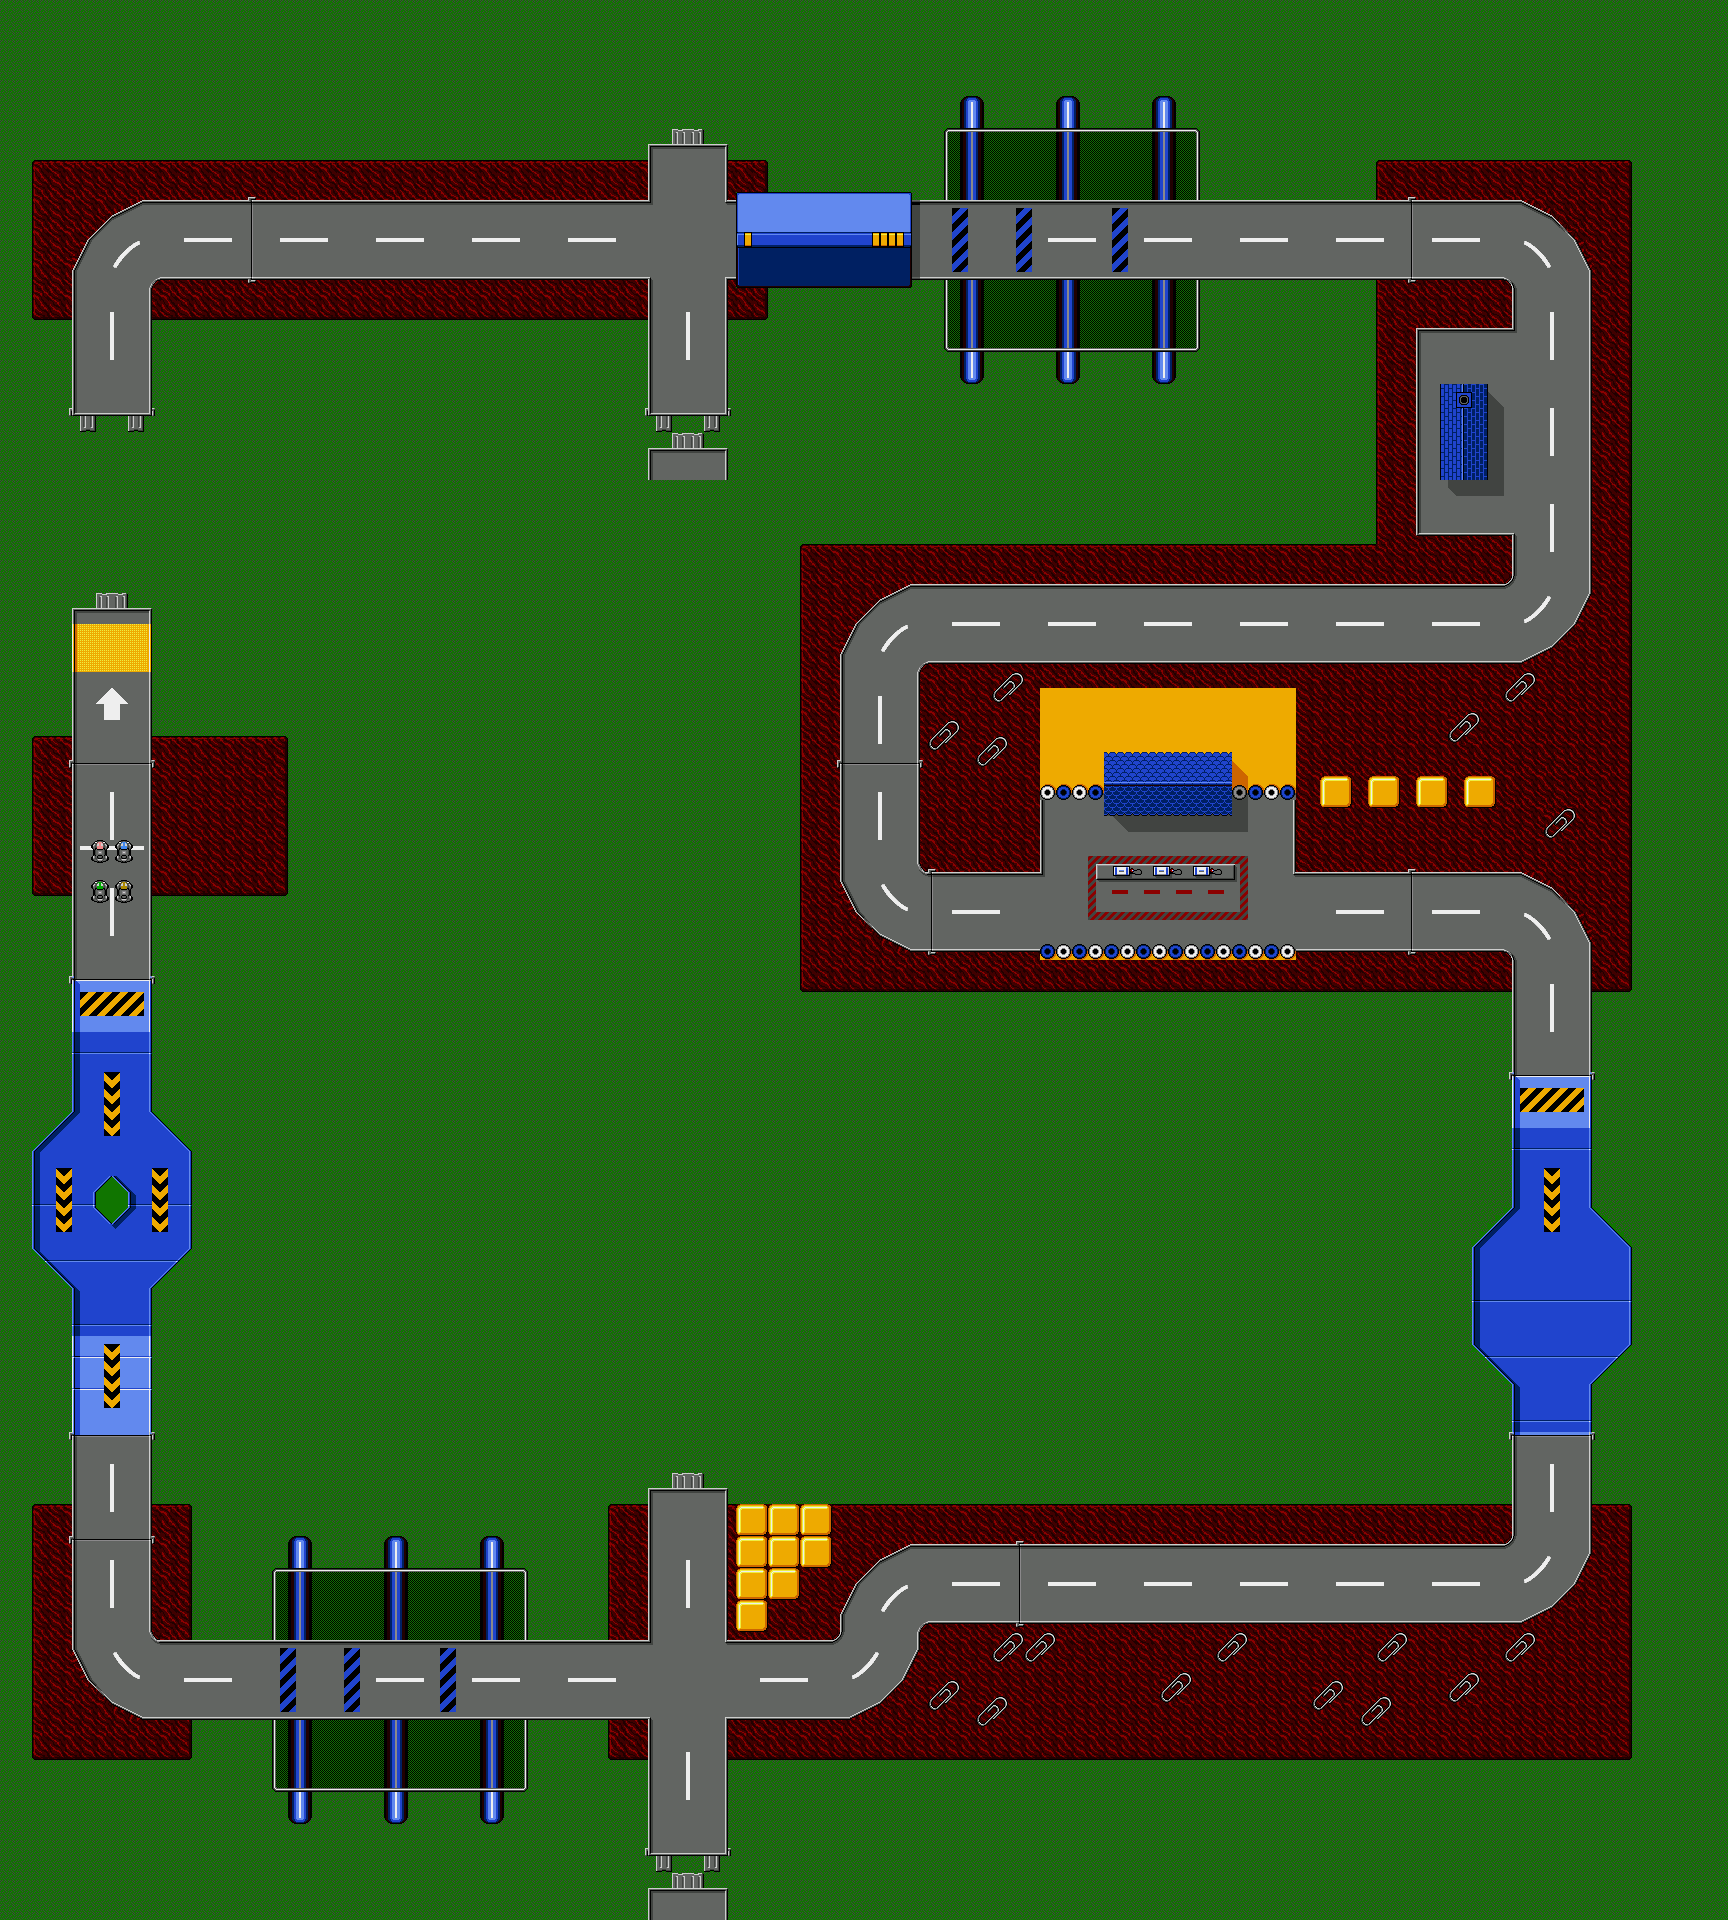

Rendered tile map (Tiled .tmx) drawn with the repository's tilesets; below, a short description and the map source with its tile grids summarised:
An orthogonal 54x60 tile map with 32x32 px tiles, 1 tile layer (Tile Layer 1).

<map version="1.0" orientation="orthogonal" renderorder="right-down" width="54" height="60" tilewidth="32" tileheight="32" nextobjectid="1">
 <tileset firstgid="1" name="ChaosCrossing" tilewidth="32" tileheight="32">
  <image source="ChaosCrossing.png" width="1728" height="1920" />
 </tileset>
 <layer name="Tile Layer 1" width="54" height="60">
  <data>[3240 cells, 3240 non-empty, 3180 distinct tile ids]</data>
 </layer>
 <objectgroup name="Collision" />
</map>